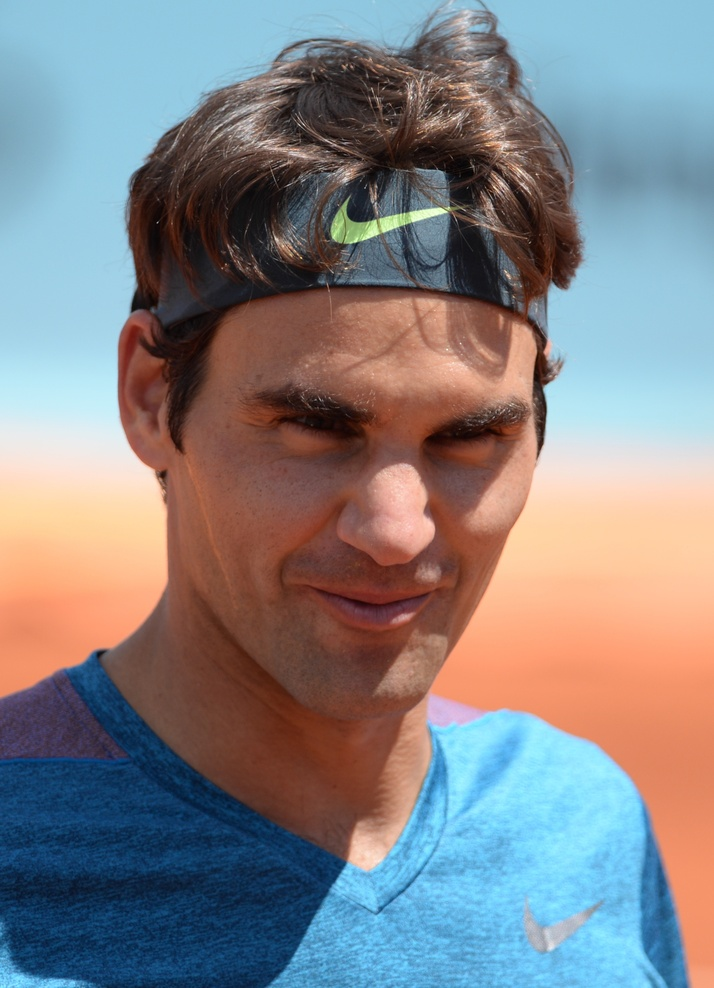
#> input picture CV/Week 4/roger.jpg, 714 x 988 px, shrunk from 2062 x 2854 before the run
$ python q5-Sobel-operators.py
#> lines starting #> are read from the running program, lines starting #| are printed output that depends on the picture
### CV/Week 4/utils.py
import cv2 as cv
import matplotlib.pyplot as plt

def _parse_image_title_pairs(L):
    """Extract (image, title) pairs from flattened list L."""
    pairs = []

    for item in L:
        if type(item) == str:
            pairs[-1][-1] = item
        else:
            pairs.append([item, ''])

    return pairs


def plot_images(*args):
    """
    Plot images side-by-side using matplotlib.

    Parameters:
        *args: images and titles

    Example usage:
    >>> plot_images(image1, "title 1", image2, image3, image4, "title 4")
    """
    pairs = _parse_image_title_pairs(args)

    fig, axes = plt.subplots(ncols=len(pairs))

    for i, (image, title) in enumerate(pairs):
        ax = axes[i] if len(pairs) > 1 else axes
        ax.axis('off')

        ax.imshow(image, cmap='grey')
        ax.set_title(title)

    plt.show()


# [5 lines left out: function display_image, not called in this run]


### CV/Week 4/q5-Sobel-operators.py
import cv2 as cv
import numpy as np

from utils import plot_images

image = cv.imread("roger.jpg", 0)
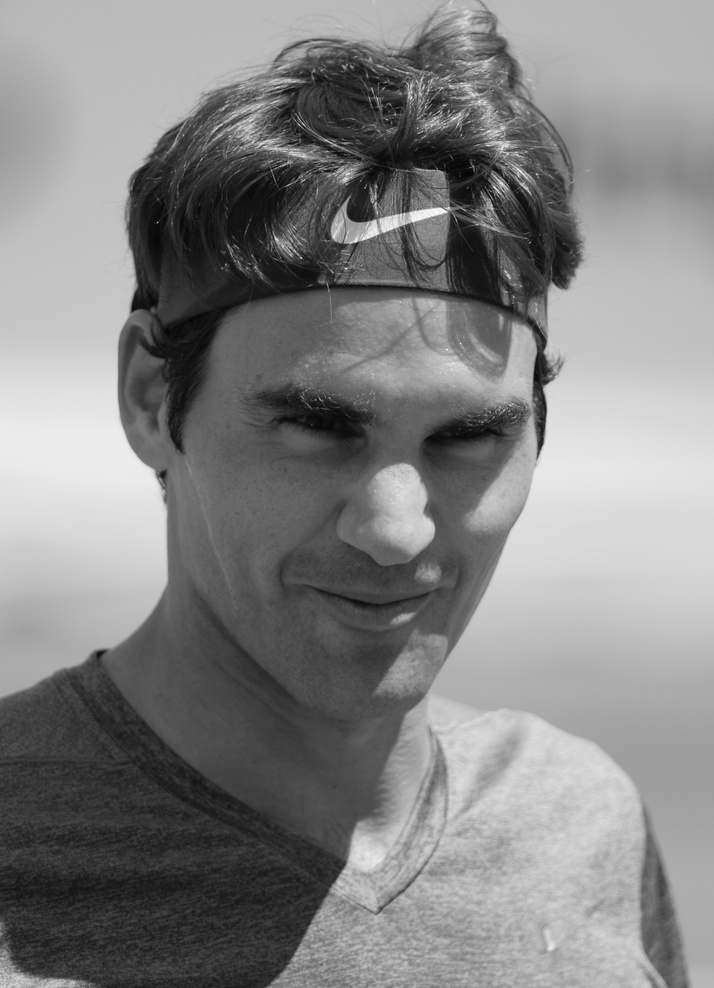
#> image: shape (988, 714); min 1, max 255, mean 131.7

sobel_x = np.array([[-1, 0, 1], [-2, 0, 2], [-1, 0, 1]])
sobel_y = np.array([[-1, -2, -1], [0, 0, 0], [1, 2, 1]])

grad_x = cv.filter2D(image, ddepth=cv.CV_32F, kernel=sobel_x)
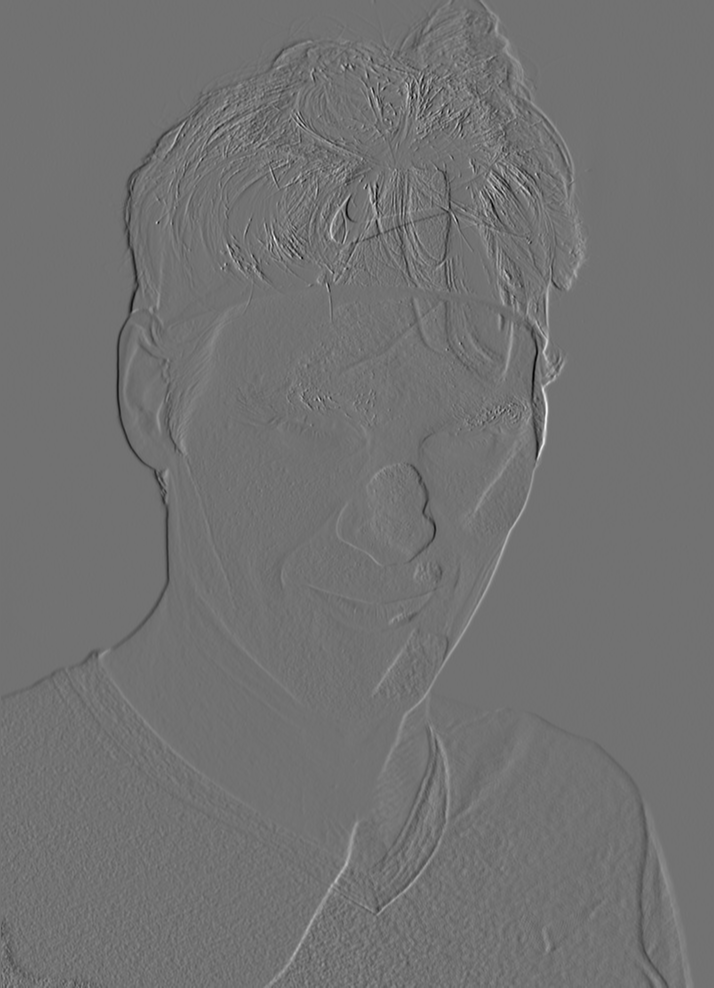
#> grad_x: shape (988, 714) float32; min -555, max 686, mean 0.3; drawn with min black and max white
grad_y = cv.filter2D(image, ddepth=cv.CV_32F, kernel=sobel_y)
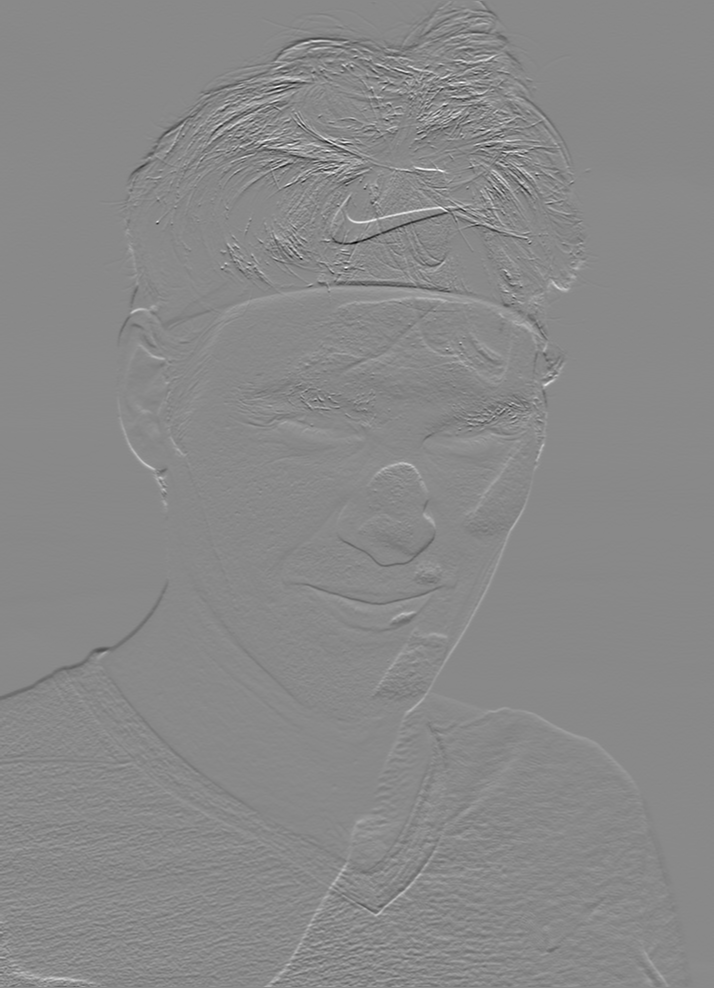
#> grad_y: shape (988, 714) float32; min -686, max 588, mean -0.5; drawn with min black and max white

grad = abs(grad_x) + abs(grad_y)
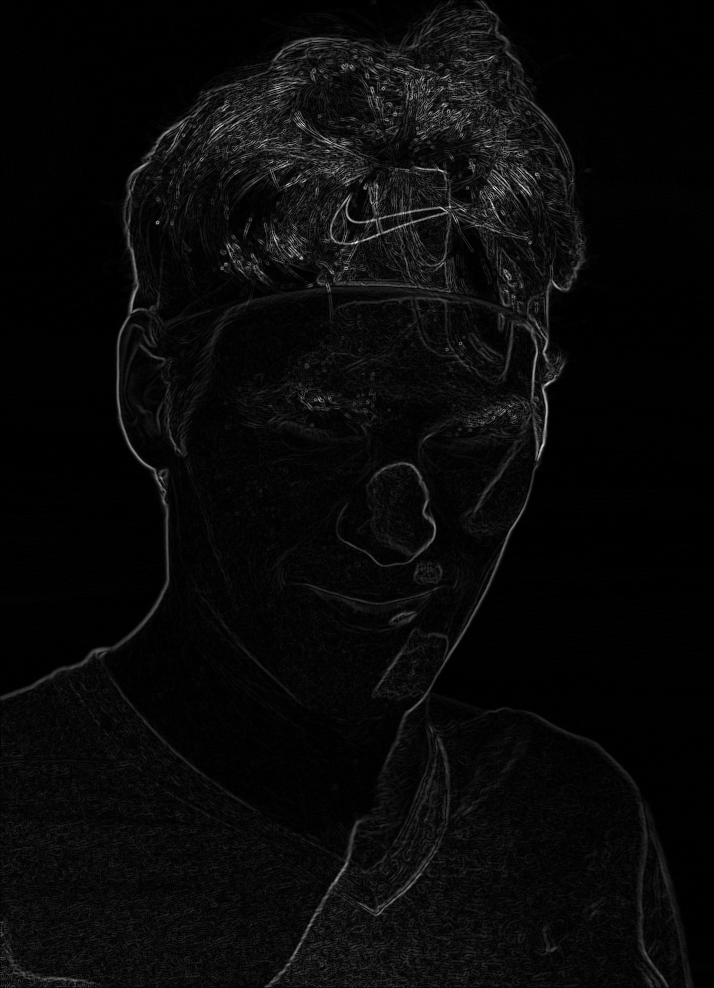
#> grad: shape (988, 714) float32; min 0, max 990, mean 37.1; drawn with min black and max white

plot_images(image, 'orginal', grad, "sobel edges")
